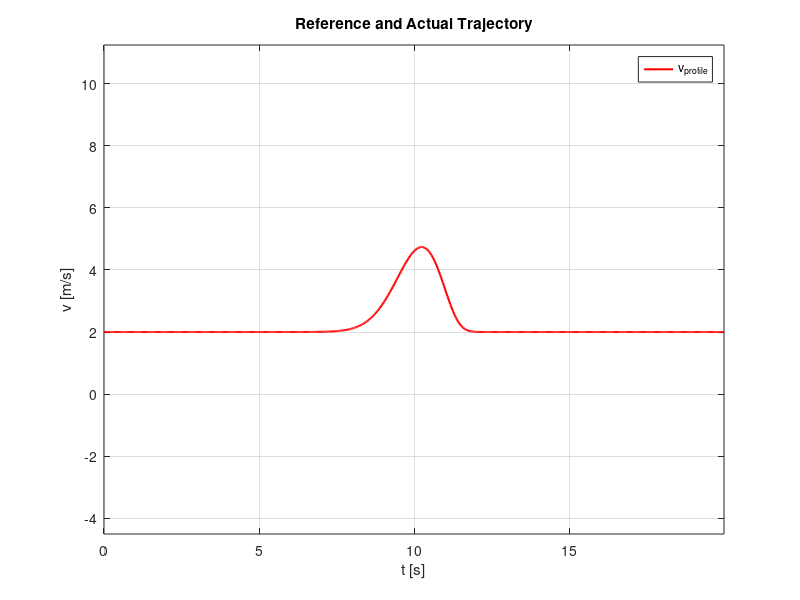

MATLAB code for this plot: (Note: this script raises an error after producing the figure.)
% mpc_tracker.m
% Trajectory tracking using linear MPC (linearize with your linearSys + Tustin, solve QP with quadprog)

clear; close all; clc;

%% --- model parameters (same as yours) ---
tau = 0.3; lr1 = 2.9; lt1 = 1.8; m0 = 0.8;

%% sampling
dt = 0.03; umax = 0.52; umin = -umax;

%% MPC tuning
Np = 50;   % prediction horizon
Qx = diag([5, 5, 5, 1]);   % state weights (same ordering e_y,e_psi,e_psi_t,delta)
Ru = 0.1;                   % control move weight (on u_dev)
regularization = 1e-6;

%% Reference generation (same as LQR script)
timeSpan = 20; timeStep = 0.005;
t_ref = (0:timeStep:timeSpan)';
x_a_r = t_ref * 2 * 20 / timeSpan;
Rparam = 20; alpha_l = 12; c = 10;
y_a_r = c * (exp(-log(2) * (x_a_r./Rparam).^alpha_l) - 1);

dx = gradient(x_a_r, t_ref); ddx = gradient(dx, t_ref);
dy = gradient(y_a_r, t_ref); ddy = gradient(dy, t_ref);
curvature = (dx .* ddy - dy .* ddx) ./ ((dx.^2 + dy.^2).^(3/2) + eps);
v_ref = sqrt(dx.^2 + dy.^2);
psi_ref = atan2(dy, dx);
delta_ref = atan(lr1 .* curvature);

% interpolate to control grid
t_ctrl = (0:dt:timeSpan)'; Tsim = length(t_ctrl)-1;
x_ref = interp1(t_ref, x_a_r, t_ctrl, 'linear')';
y_ref = interp1(t_ref, y_a_r, t_ctrl, 'linear')';
psi_ref_i = interp1(t_ref, psi_ref, t_ctrl, 'linear')';
delta_r_profile = interp1(t_ref, delta_ref, t_ctrl, 'linear')';
k_profile = interp1(t_ref, curvature, t_ctrl, 'linear')';
v_profile = interp1(t_ref, v_ref, t_ctrl, 'linear')';

plot(t_ctrl,v_profile, 'r-','LineWidth',1.5);
title('Reference and Actual Trajectory'); xlabel('t [s]'); ylabel('v [m/s]'); axis equal; grid on; legend('v_{profile}');

%% Check if quadprog exists
if ~exist('quadprog','file')
    error(['quadprog not found. Please install Optimization Toolbox (Add-Ons -> Get Add-Ons -> Optimization Toolbox).', ...
          ' (Or install an alternative QP solver such as OSQP for MATLAB.)']);
end

%% allocate states
% tractor states
x_act = zeros(Tsim+1,1); y_act = zeros(Tsim+1,1);
psi_act = zeros(Tsim+1,1); psi_t_act = zeros(Tsim+1,1);
delta_act = zeros(Tsim+1,1);
% trailer states
x_t_act = zeros(Tsim+1,1); y_t_act = zeros(Tsim+1,1);

% tractor and trailer initial pose
x_act(1)=0.0; y_act(1)=0.0; psi_act(1)=0.0; psi_t_act(1)=0.0; delta_act(1)=0.0;
x_t_act(1) = x_act(1) - lt1*cos(psi_t_act(1)) - m0*cos(psi_act(1));
y_t_act(1) = y_act(1) - lt1*sin(psi_t_act(1)) - m0*sin(psi_act(1));

% initial error (Frenet)
dx0 = x_act(1) - x_ref(1); dy0 = y_act(1) - y_ref(1);
e_x0 =  cos(psi_ref_i(1))*dx0 + sin(psi_ref_i(1))*dy0;
e_y0 = -sin(psi_ref_i(1))*dx0 + cos(psi_ref_i(1))*dy0;
x_err = [ e_y0; wrapToPi(psi_act(1)-psi_ref_i(1)); wrapToPi(psi_t_act(1)-psi_ref_i(1)); delta_act(1)-delta_r_profile(1) ];

history_err = zeros(4, Tsim+1); history_err(:,1) = x_err;
u_hist = zeros(Tsim,1);

%% Precompute block weights
nx = 4; nu = 1; ny = 3; % output: e_y, e_psi, e_psi_t
Qbar = kron(eye(Np), Qx);
Rbar = kron(eye(Np), Ru);

%% Main MPC loop
for k = 1:Tsim
    vr = v_profile(k);
    kappa = k_profile(k);
    delta_r = delta_r_profile(k);

    % linearize (analytic) and discretize (Tustin)
    [A,B,W] = linearSys(vr, kappa, delta_r, m0, lr1, lt1, tau);
    [Ad, Bd, Cd, Wd] = tustin(A,B,W,dt);

    % Build prediction matrices Phi, Gamma, GammaW
    Phi = zeros(nx*Np, nx);
    Gamma = zeros(nx*Np, nu*Np);
    GammaW = zeros(nx*Np,1);
    Ad_power = eye(nx);
    % iterative construction
    
    for i = 1:Np
        Ad_power = Ad_power * Ad;       % Ad^i
        Phi((i-1)*nx+1:i*nx,:) = Ad_power;
        % Gamma blocks
        for j = 1:i
            block = Ad^(i-j) * Bd;
            Gamma((i-1)*nx+1:i*nx, (j-1)*nu+1:j*nu) = block;
        end
        % W contribution: sum_{j=0}^{i-1} Ad^j * Wd
        Wsum = zeros(nx,1);
        for j = 0:(i-1)
            Wsum = Wsum + Ad^j * Wd;
        end
        GammaW((i-1)*nx+1:i*nx) = Wsum;
    end

    % formulate QP: min_z 1/2 z'H z + f' z , z = [u_dev(0); ...; u_dev(Np-1)]
    % cost: sum_{i} x_i' Qx x_i + sum_{i} u_i' Ru u_i
    H = 2*(Gamma' * Qbar * Gamma + Rbar) + regularization*eye(nu*Np);
    H = (H + H')/2;   % ensure H is symmetric
    f = 2*(Gamma' * Qbar * (Phi * x_err + GammaW));

    % input bounds on u_dev: u_dev ∈ [umin - delta_r, umax - delta_r]
    lb = repmat(umin, Np, 1);
    ub = repmat(umax, Np, 1);

    opts = optimoptions('quadprog','Display','off','TolFun',1e-6);
    [zopt,~,exitflag] = quadprog(H, f, [], [], [], [], lb, ub, [], opts);
    if exitflag ~= 1 && exitflag ~= 0
        % fallback to saturated LQR if QP fails
        disp('OSQP fail')
        warning('quadprog did not converge at step %d (flag=%d). Using saturated LQR fallback.', k, exitflag);
        [A_lin, B_lin, W_lin] = linearSys(vr, kappa, delta_r, m0, lr1, lt1, tau);
        Kfb = lqr(A_lin,B_lin,Qx,Ru);
        u_dev = -Kfb * x_err;
        u_cmd = min(max(u_dev + delta_r, umin), umax);
        u_cmd_sat = u_cmd;
    else
        u_dev_opt = zopt(1:nu);  % only use first control move
        disp(u_dev_opt)
        u_cmd = u_dev_opt + delta_r;
        u_cmd_sat = min(max(u_cmd, umin), umax);
    end
    u_hist(k) = u_cmd_sat;

    % propagate nonlinear states
    psi_dot = (vr * tan(delta_act(k))) / lr1;
    psi_t_dot = (vr/lt1)*sin(psi_act(k)-psi_t_act(k)) - (m0*vr/(lr1*lt1))*cos(psi_act(k)-psi_t_act(k))*tan(delta_act(k));
    delta_dot = -(delta_act(k) - u_cmd_sat) / tau;

    x_act(k+1) = x_act(k) + vr * cos(psi_act(k)) * dt;
    y_act(k+1) = y_act(k) + vr * sin(psi_act(k)) * dt;
    psi_act(k+1) = psi_act(k) + psi_dot * dt;
    psi_t_act(k+1) = psi_t_act(k) + psi_t_dot * dt;
    delta_act(k+1) = delta_act(k) + delta_dot * dt;
    
    % calculate the trailer position
    x_t_act(k+1) = x_act(k+1) - lr1*cos(psi_t_act(k+1)) - m0*cos(psi_act(k+1));
    y_t_act(k+1) = y_act(k+1) - lr1*sin(psi_t_act(k+1)) - m0*sin(psi_act(k+1));

    % update error (Frenet) at next timestep
    idx_next = k+1;
    dxp = x_act(idx_next) - x_ref(idx_next);
    dyp = y_act(idx_next) - y_ref(idx_next);
    psir = psi_ref_i(idx_next);
    e_x =  cos(psir)*dxp + sin(psir)*dyp;
    e_y = -sin(psir)*dxp + cos(psir)*dyp;
    e_psi = wrapToPi(psi_act(idx_next) - psir);
    e_psi_t = wrapToPi(psi_t_act(idx_next) - psi_ref_i(idx_next));
    e_delta = delta_act(idx_next) - delta_r_profile(idx_next);

    x_err = [e_y; e_psi; e_psi_t; e_delta];
    history_err(:, idx_next) = x_err;
end

%% Plot results
figure('Units','normalized','Position',[0.05 0.05 0.9 0.8]);
subplot(2,2,1);
plot(x_ref, y_ref, 'k--','LineWidth',1.5); hold on; 
plot(x_act,y_act,'b-','LineWidth',1.2); hold on; 
plot(x_t_act, y_t_act, 'r-','LineWidth',1.5);
title('Reference and Actual Trajectory'); xlabel('x [m]'); ylabel('y [m]'); axis equal; grid on; legend('ref','tractor','trailer');

subplot(2,2,2);
plot(t_ctrl, history_err(1,:), 'LineWidth',1.2);
title('Tractor lateral error [m]'); xlabel('t [s]'); ylabel('y [m]'); grid on; legend('e_{y}');

subplot(2,2,3);
plot(t_ctrl, history_err(2,:), 'LineWidth',1.2); hold on; plot(t_ctrl, history_err(3,:),'--','LineWidth',1.2);
title('Tractor and trailer yaw error [rad]'); xlabel('t [s]'); ylabel('rad'); grid on; legend('e_\psi','e_{\psi_t}');

subplot(2,2,4);
plot(t_ctrl(1:end-1), u_hist, 'LineWidth',1.2);
title('Steering control command [rad]'); xlabel('t [s]'); ylabel('rad'); grid on;

%% --- helper functions ---
function [A, B, W] = linearSys(vr, k, delta_r, m0, lr1, lt1, tau)
    cos_delta_squared = cos(delta_r)^2;
    A = [0, vr    , 0      , 0;
         0, 0     , 0      , vr/(lr1*cos_delta_squared);
         0, vr/lt1, -vr/lt1, -m0*vr/(lr1*lt1*cos_delta_squared);
         0, 0     , 0      , -1/tau];
    B = [0;0;0;1/tau];
    w1 = (vr/lr1)*(tan(delta_r) - delta_r/cos_delta_squared);
    W = [0; -k*vr + w1; (m0/lt1)*(k*vr - w1); 0];
end

function [Ad, Bd, Cd, Wd] = tustin(A,B,W,dt)
    I = eye(size(A));
    Ad = (I - 0.5*dt*A) \ (I + 0.5*dt*A);
    Bd = (I - 0.5*dt*A) \ (B * dt);
    Cd = [1, 0, 0, 0;
          0, 1, 0, 0;
          0, 0, 1, 0];
    Wd = (I - 0.5*dt*A) \ (W * dt);
end
